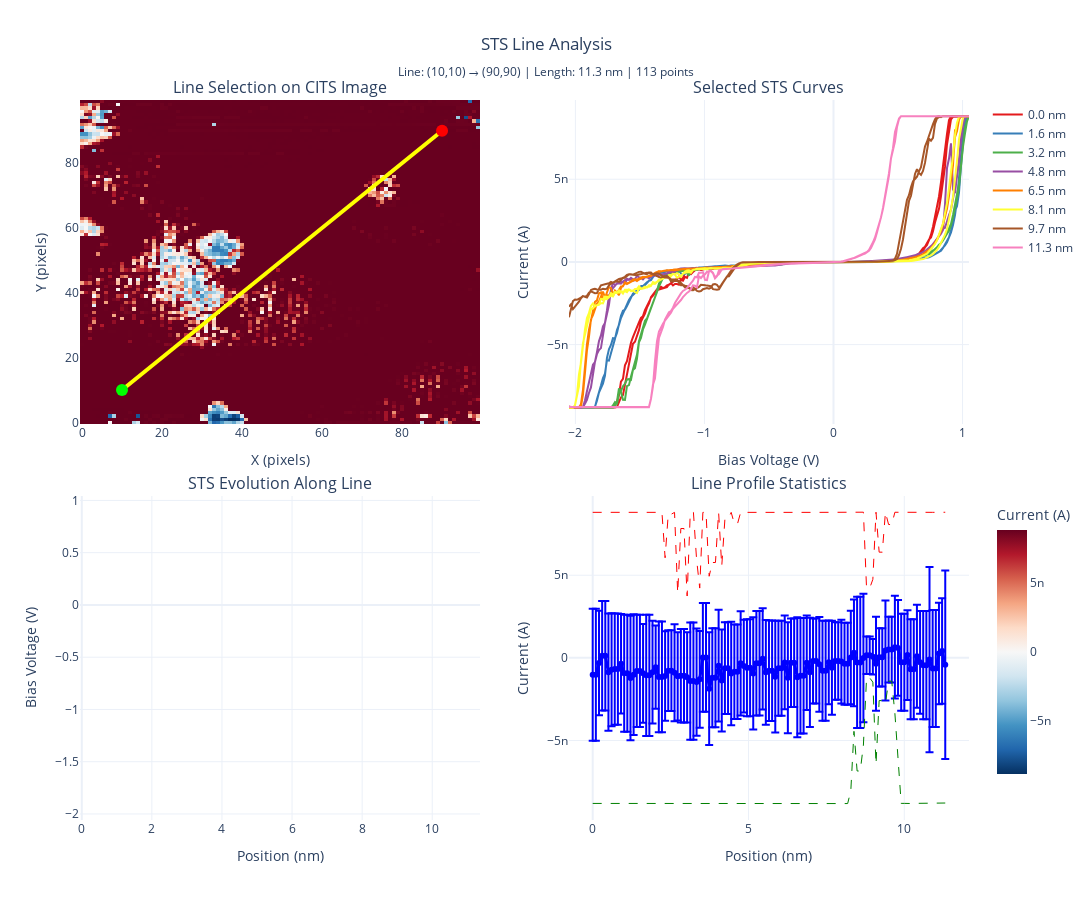

The cell this chart's notebook holds for it:
### Markdown cell above
## Step 5: STS Line Analysis

### Code cell
if display_data is not None:
    def extract_line_sts(data: np.ndarray, x0: int, y0: int, x1: int, y1: int) -> np.ndarray:
        """
        Extract STS curves along a line from (x0,y0) to (x1,y1)
        
        Args:
            data: 3D CITS data (n_bias, y, x)
            x0, y0: Start coordinates
            x1, y1: End coordinates
            
        Returns:
            np.ndarray: STS curves along the line (n_points, n_bias)
        """
        # Calculate line length and points
        length = max(int(np.sqrt((x1-x0)**2 + (y1-y0)**2)), 1)
        
        if length == 1:
            return np.array([data[:, y0, x0]]).T
        
        # Generate line coordinates
        x_coords = np.linspace(x0, x1, length).astype(int)
        y_coords = np.linspace(y0, y1, length).astype(int)
        
        # Ensure coordinates are within bounds
        x_coords = np.clip(x_coords, 0, data.shape[2]-1)
        y_coords = np.clip(y_coords, 0, data.shape[1]-1)
        
        # Extract STS data along the line
        sts_curves = []
        for x, y in zip(x_coords, y_coords):
            sts_curves.append(data[:, y, x])
        
        return np.array(sts_curves).T  # Shape: (n_bias, n_points)
    
    # Define example line (diagonal across the image)
    margin = 10
    x0, y0 = margin, margin
    x1, y1 = display_data.shape[2] - margin, display_data.shape[1] - margin
    
    print(f"Extracting STS line from ({x0}, {y0}) to ({x1}, {y1})")
    
    # Extract STS curves along the line
    line_sts = extract_line_sts(display_data, x0, y0, x1, y1)
    n_bias_points, n_line_points = line_sts.shape
    
    print(f"Extracted {n_line_points} STS curves with {n_bias_points} bias points each")
    
    # Calculate physical parameters
    x_range = float(exp_info.get('XScanRange', 10.0))
    y_range = float(exp_info.get('YScanRange', 10.0))
    x_pixels = display_data.shape[2]
    y_pixels = display_data.shape[1]
    
    nm_per_pixel_x = x_range / x_pixels
    nm_per_pixel_y = y_range / y_pixels
    line_length_nm = np.sqrt((x1-x0)**2 * nm_per_pixel_x**2 + (y1-y0)**2 * nm_per_pixel_y**2)
    
    print(f"Physical line length: {line_length_nm:.2f} nm")
    
    # Create comprehensive visualization
    fig = make_subplots(
        rows=2, cols=2,
        subplot_titles=(
            'Line Selection on CITS Image',
            'Selected STS Curves',
            'STS Evolution Along Line',
            'Line Profile Statistics'
        ),
        specs=[
            [{"type": "heatmap"}, {"type": "scatter"}],
            [{"type": "heatmap"}, {"type": "scatter"}]
        ],
        column_widths=[0.5, 0.5],
        row_heights=[0.5, 0.5],
        horizontal_spacing=0.1,
        vertical_spacing=0.1
    )
    
    # 1. Show line on CITS image (middle bias)
    mid_bias_idx = num_bias // 2
    z_data = display_data[mid_bias_idx, :, :]
    
    fig.add_trace(
        go.Heatmap(
            z=z_data,
            colorscale='RdBu_r',
            showscale=False,
            hovertemplate='X: %{x}<br>Y: %{y}<br>Current: %{z:.2e} A<extra></extra>'
        ),
        row=1, col=1
    )
    
    # Add line overlay
    fig.add_trace(
        go.Scatter(
            x=[x0, x1],
            y=[y0, y1],
            mode='lines+markers',
            line=dict(color='yellow', width=4),
            marker=dict(size=12, color=['lime', 'red']),
            name='Analysis Line',
            showlegend=False
        ),
        row=1, col=1
    )
    
    # 2. Plot selected STS curves
    curve_indices = np.linspace(0, n_line_points-1, min(8, n_line_points), dtype=int)
    colors = px.colors.qualitative.Set1[:len(curve_indices)]
    
    for i, idx in enumerate(curve_indices):
        position_nm = (idx / (n_line_points-1)) * line_length_nm if n_line_points > 1 else 0
        
        fig.add_trace(
            go.Scatter(
                x=bias_voltages,
                y=line_sts[:, idx],
                mode='lines',
                name=f'{position_nm:.1f} nm',
                line=dict(color=colors[i], width=2),
                hovertemplate='Bias: %{x:.3f} V<br>Current: %{y:.2e} A<extra></extra>',
                showlegend=True
            ),
            row=1, col=2
        )
    
    # 3. STS Evolution heatmap
    # Subsample for visualization if too many points
    if n_line_points > 100:
        step = n_line_points // 100
        evolution_data = line_sts[:, ::step]
        position_labels = np.linspace(0, line_length_nm, evolution_data.shape[1])
    else:
        evolution_data = line_sts
        position_labels = np.linspace(0, line_length_nm, n_line_points)
    
    fig.add_trace(
        go.Heatmap(
            z=evolution_data,
            x=position_labels,
            y=bias_voltages,
            colorscale='RdBu_r',
            colorbar=dict(
                title="Current (A)",
                x=1.02,
                len=0.4,
                y=0.25
            ),
            hovertemplate='Position: %{x:.1f} nm<br>Bias: %{y:.3f} V<br>Current: %{z:.2e} A<extra></extra>'
        ),
        row=2, col=1
    )
    
    # 4. Line profile statistics
    mean_current = np.mean(line_sts, axis=0)
    std_current = np.std(line_sts, axis=0)
    max_current = np.max(line_sts, axis=0)
    min_current = np.min(line_sts, axis=0)
    
    position_nm_array = np.linspace(0, line_length_nm, n_line_points)
    
    # Mean with error bars
    fig.add_trace(
        go.Scatter(
            x=position_nm_array,
            y=mean_current,
            error_y=dict(type='data', array=std_current, visible=True),
            mode='lines+markers',
            name='Mean ± Std',
            line=dict(color='blue', width=3),
            showlegend=False
        ),
        row=2, col=2
    )
    
    # Min/Max envelope
    fig.add_trace(
        go.Scatter(
            x=position_nm_array,
            y=max_current,
            mode='lines',
            name='Max',
            line=dict(color='red', width=1, dash='dash'),
            showlegend=False
        ),
        row=2, col=2
    )
    
    fig.add_trace(
        go.Scatter(
            x=position_nm_array,
            y=min_current,
            mode='lines',
            name='Min',
            line=dict(color='green', width=1, dash='dash'),
            showlegend=False
        ),
        row=2, col=2
    )
    
    # Update layout
    fig.update_layout(
        title=dict(
            text=f"STS Line Analysis<br><sub>Line: ({x0},{y0}) → ({x1},{y1}) | Length: {line_length_nm:.1f} nm | {n_line_points} points</sub>",
            x=0.5
        ),
        width=1400,
        height=900,
        template="plotly_white"
    )
    
    # Update axes labels
    fig.update_xaxes(title_text="X (pixels)", row=1, col=1)
    fig.update_yaxes(title_text="Y (pixels)", row=1, col=1)
    fig.update_xaxes(title_text="Bias Voltage (V)", row=1, col=2)
    fig.update_yaxes(title_text="Current (A)", row=1, col=2)
    fig.update_xaxes(title_text="Position (nm)", row=2, col=1)
    fig.update_yaxes(title_text="Bias Voltage (V)", row=2, col=1)
    fig.update_xaxes(title_text="Position (nm)", row=2, col=2)
    fig.update_yaxes(title_text="Current (A)", row=2, col=2)
    
    fig.show()
    
    print(f"\n✓ STS line analysis completed")
    print(f"  Line coordinates: ({x0}, {y0}) → ({x1}, {y1}) pixels")
    print(f"  Physical length: {line_length_nm:.2f} nm")
    print(f"  Number of STS curves: {n_line_points}")
    print(f"  Bias range: {bias_voltages[0]:.3f}V to {bias_voltages[-1]:.3f}V")
    print(f"  Current range: {np.min(line_sts):.2e}A to {np.max(line_sts):.2e}A")
else:
    print("No CITS data available for STS line analysis.")

### Figure 1 — Plotly figure (JSON) as saved in the notebook; plotly's stock layout.template omitted (floating-point values rounded to 4 significant figures; data arrays with more than 128 entries replaced by an {"elided": "..."} marker saying what was removed)
{"data": [{"colorscale": [[0, "rgb(5,48,97)"], [0.1, "rgb(33,102,172)"], [0.2, "rgb(67,147,195)"], [0.3, "rgb(146,197,222)"], [0.4, "rgb(209,229,240)"], [0.5, "rgb(247,247,247)"], [0.6, "rgb(253,219,199)"], [0.7, "rgb(244,165,130)"], [0.8, "rgb(214,96,77)"], [0.9, "rgb(178,24,43)"], [1, "rgb(103,0,31)"]], "hovertemplate": "X: %{x}<br>Y: %{y}<br>Current: %{z:.2e} A<extra></extra>", "showscale": false, "type": "heatmap", "xaxis": "x", "yaxis": "y", "z": {"elided": "100x100 float values"}}, {"line": {"color": "yellow", "width": 4}, "marker": {"color": ["lime", "red"], "size": 12}, "mode": "lines+markers", "name": "Analysis Line", "showlegend": false, "type": "scatter", "x": [10, 90], "xaxis": "x", "y": [10, 90], "yaxis": "y"}, {"hovertemplate": "Bias: %{x:.3f} V<br>Current: %{y:.2e} A<extra></extra>", "line": {"color": "rgb(228,26,28)", "width": 2}, "mode": "lines", "name": "0.0 nm", "showlegend": true, "type": "scatter", "x": {"elided": "401 float values"}, "xaxis": "x2", "y": {"elided": "401 float values"}, "yaxis": "y2"}, {"hovertemplate": "Bias: %{x:.3f} V<br>Current: %{y:.2e} A<extra></extra>", "line": {"color": "rgb(55,126,184)", "width": 2}, "mode": "lines", "name": "1.6 nm", "showlegend": true, "type": "scatter", "x": {"elided": "401 float values"}, "xaxis": "x2", "y": {"elided": "401 float values"}, "yaxis": "y2"}, {"hovertemplate": "Bias: %{x:.3f} V<br>Current: %{y:.2e} A<extra></extra>", "line": {"color": "rgb(77,175,74)", "width": 2}, "mode": "lines", "name": "3.2 nm", "showlegend": true, "type": "scatter", "x": {"elided": "401 float values"}, "xaxis": "x2", "y": {"elided": "401 float values"}, "yaxis": "y2"}, {"hovertemplate": "Bias: %{x:.3f} V<br>Current: %{y:.2e} A<extra></extra>", "line": {"color": "rgb(152,78,163)", "width": 2}, "mode": "lines", "name": "4.8 nm", "showlegend": true, "type": "scatter", "x": {"elided": "401 float values"}, "xaxis": "x2", "y": {"elided": "401 float values"}, "yaxis": "y2"}, {"hovertemplate": "Bias: %{x:.3f} V<br>Current: %{y:.2e} A<extra></extra>", "line": {"color": "rgb(255,127,0)", "width": 2}, "mode": "lines", "name": "6.5 nm", "showlegend": true, "type": "scatter", "x": {"elided": "401 float values"}, "xaxis": "x2", "y": {"elided": "401 float values"}, "yaxis": "y2"}, {"hovertemplate": "Bias: %{x:.3f} V<br>Current: %{y:.2e} A<extra></extra>", "line": {"color": "rgb(255,255,51)", "width": 2}, "mode": "lines", "name": "8.1 nm", "showlegend": true, "type": "scatter", "x": {"elided": "401 float values"}, "xaxis": "x2", "y": {"elided": "401 float values"}, "yaxis": "y2"}, {"hovertemplate": "Bias: %{x:.3f} V<br>Current: %{y:.2e} A<extra></extra>", "line": {"color": "rgb(166,86,40)", "width": 2}, "mode": "lines", "name": "9.7 nm", "showlegend": true, "type": "scatter", "x": {"elided": "401 float values"}, "xaxis": "x2", "y": {"elided": "401 float values"}, "yaxis": "y2"}, {"hovertemplate": "Bias: %{x:.3f} V<br>Current: %{y:.2e} A<extra></extra>", "line": {"color": "rgb(247,129,191)", "width": 2}, "mode": "lines", "name": "11.3 nm", "showlegend": true, "type": "scatter", "x": {"elided": "401 float values"}, "xaxis": "x2", "y": {"elided": "401 float values"}, "yaxis": "y2"}, {"colorbar": {"len": 0.4, "title": {"text": "Current (A)"}, "x": 1.02, "y": 0.25}, "colorscale": [[0, "rgb(5,48,97)"], [0.1, "rgb(33,102,172)"], [0.2, "rgb(67,147,195)"], [0.3, "rgb(146,197,222)"], [0.4, "rgb(209,229,240)"], [0.5, "rgb(247,247,247)"], [0.6, "rgb(253,219,199)"], [0.7, "rgb(244,165,130)"], [0.8, "rgb(214,96,77)"], [0.9, "rgb(178,24,43)"], [1, "rgb(103,0,31)"]], "hovertemplate": "Position: %{x:.1f} nm<br>Bias: %{y:.3f} V<br>Current: %{z:.2e} A<extra></extra>", "type": "heatmap", "x": [0.0, 0.101, 0.202, 0.303, 0.4041, 0.5051, 0.6061, 0.7071, 0.8081, 0.9091, 1.01, 1.111, 1.212, 1.313, 1.414, 1.515, 1.616, 1.717, 1.818, 1.919, 2.02, 2.121, 2.222, 2.323, 2.424, 2.525, 2.626, 2.727, 2.828, 2.929, 3.03, 3.131, 3.232, 3.334, 3.435, 3.536, 3.637, 3.738, 3.839, 3.94, 4.041, 4.142, 4.243, 4.344, 4.445, 4.546, 4.647, 4.748, 4.849, 4.95, 5.051, 5.152, 5.253, 5.354, 5.455, 5.556, 5.657, 5.758, 5.859, 5.96, 6.061, 6.162, 6.263, 6.364, 6.465, 6.566, 6.667, 6.768, 6.869, 6.97, 7.071, 7.172, 7.273, 7.374, 7.475, 7.576, 7.677, 7.778, 7.879, 7.98, 8.081, 8.182, 8.283, 8.384, 8.485, 8.586, 8.687, 8.788, 8.889, 8.99, 9.091, 9.192, 9.293, 9.394, 9.495, 9.596, 9.697, 9.798, 9.899, 10.0, 10.1, 10.2, 10.3, 10.4, 10.51, 10.61, 10.71, 10.81, 10.91, 11.01, 11.11, 11.21, 11.31], "xaxis": "x3", "y": {"elided": "401 float values"}, "yaxis": "y3", "z": {"elided": "401x113 float values"}}, {"error_y": {"array": [4.001e-09, 4.001e-09, 3.164e-09, 3.311e-09, 3.311e-09, 3.548e-09, 3.423e-09, 3.368e-09, 3.368e-09, 3.012e-09, 3.54e-09, 3.54e-09, 3.762e-09, 3.653e-09, 3.392e-09, 3.392e-09, 2.987e-09, 3.67e-09, 3.67e-09, 3.113e-09, 2.52e-09, 3.348e-09, 3.348e-09, 2.703e-09, 2.448e-09, 2.448e-09, 2.937e-09, 2.666e-09, 2.831e-09, 2.831e-09, 2.736e-09, 3.543e-09, 3.543e-09, 3.247e-09, 2.925e-09, 3.288e-09, 3.288e-09, 3.414e-09, 2.993e-09, 2.993e-09, 3.377e-09, 3.086e-09, 2.776e-09, 2.776e-09, 3.135e-09, 2.861e-09, 2.861e-09, 3.154e-09, 2.806e-09, 2.934e-09, 2.934e-09, 3.401e-09, 3.158e-09, 3.158e-09, 3.059e-09, 3.165e-09, 3.042e-09, 3.042e-09, 3.381e-09, 2.872e-09, 2.872e-09, 2.837e-09, 3.356e-09, 2.679e-09, 2.679e-09, 3.628e-09, 3.491e-09, 3.491e-09, 2.863e-09, 3.305e-09, 2.577e-09, 2.577e-09, 2.866e-09, 3.028e-09, 3.028e-09, 2.536e-09, 2.842e-09, 2.341e-09, 2.341e-09, 2.536e-09, 2.481e-09, 2.481e-09, 2.827e-09, 3.231e-09, 3.975e-09, 3.975e-09, 3.891e-09, 1.136e-09, 1.136e-09, 1.073e-09, 2.841e-09, 1.76e-09, 1.76e-09, 3.027e-09, 1.993e-09, 1.993e-09, 3.11e-09, 2.898e-09, 2.937e-09, 2.937e-09, 2.712e-09, 3.026e-09, 3.026e-09, 3.12e-09, 3.111e-09, 3.276e-09, 3.276e-09, 5.607e-09, 3.539e-09, 3.539e-09, 3.075e-09, 3.19e-09, 5.708e-09], "type": "data", "visible": true}, "line": {"color": "blue", "width": 3}, "mode": "lines+markers", "name": "Mean ± Std", "showlegend": false, "type": "scatter", "x": [0.0, 0.101, 0.202, 0.303, 0.4041, 0.5051, 0.6061, 0.7071, 0.8081, 0.9091, 1.01, 1.111, 1.212, 1.313, 1.414, 1.515, 1.616, 1.717, 1.818, 1.919, 2.02, 2.121, 2.222, 2.323, 2.424, 2.525, 2.626, 2.727, 2.828, 2.929, 3.03, 3.131, 3.232, 3.334, 3.435, 3.536, 3.637, 3.738, 3.839, 3.94, 4.041, 4.142, 4.243, 4.344, 4.445, 4.546, 4.647, 4.748, 4.849, 4.95, 5.051, 5.152, 5.253, 5.354, 5.455, 5.556, 5.657, 5.758, 5.859, 5.96, 6.061, 6.162, 6.263, 6.364, 6.465, 6.566, 6.667, 6.768, 6.869, 6.97, 7.071, 7.172, 7.273, 7.374, 7.475, 7.576, 7.677, 7.778, 7.879, 7.98, 8.081, 8.182, 8.283, 8.384, 8.485, 8.586, 8.687, 8.788, 8.889, 8.99, 9.091, 9.192, 9.293, 9.394, 9.495, 9.596, 9.697, 9.798, 9.899, 10.0, 10.1, 10.2, 10.3, 10.4, 10.51, 10.61, 10.71, 10.81, 10.91, 11.01, 11.11, 11.21, 11.31], "xaxis": "x4", "y": [-1.022e-09, -1.022e-09, -3.128e-10, 1.304e-10, 1.304e-10, -8.655e-10, -7.203e-10, -6.758e-10, -6.758e-10, -3.581e-10, -9.378e-10, -9.378e-10, -1.218e-09, -1.018e-09, -7.892e-10, -7.892e-10, -9.345e-10, -1.057e-09, -1.057e-09, -8.67e-10, -5.67e-10, -1.152e-09, -1.152e-09, -1.097e-09, -7.74e-10, -7.74e-10, -8.96e-10, -1.119e-09, -1.079e-09, -1.079e-09, -1.181e-09, -1.405e-09, -1.405e-09, -1.466e-09, -1.298e-09, 2.68e-11, 2.68e-11, -1.866e-09, -1.205e-09, -1.205e-09, -4.722e-10, -1.365e-09, -6.275e-10, -6.275e-10, -9.497e-10, -8.465e-10, -8.465e-10, -3.311e-10, -4.99e-10, -6.014e-10, -6.014e-10, -9.402e-10, -3.234e-10, -3.234e-10, -6.049e-11, -8.774e-10, -7.843e-10, -7.843e-10, -1.141e-09, -6.315e-10, -6.315e-10, -2.803e-10, -1.203e-09, -2.905e-10, -2.905e-10, -1.17e-09, -1.082e-09, -1.082e-09, -2.987e-10, -8.746e-10, -1.892e-10, -1.892e-10, -3.906e-10, -7.836e-10, -7.836e-10, -2.702e-10, -5.974e-10, -1.871e-10, -1.871e-10, -2.279e-10, -3.58e-10, -3.58e-10, 2.228e-11, 3.071e-10, -2.745e-10, -2.745e-10, -5.227e-12, 1.617e-10, 1.617e-10, 6.943e-11, -3.55e-10, 2.97e-11, 2.97e-11, 4.39e-10, 4.999e-10, 4.999e-10, 6.452e-10, 6.009e-10, -2.626e-10, -2.626e-10, 1.679e-10, -6.964e-10, -6.964e-10, 9.867e-11, -2.711e-10, -4.447e-10, -4.447e-10, -1.048e-10, -6.407e-10, -6.407e-10, 2.604e-10, 4.176e-10, -4.146e-10], "yaxis": "y4"}, {"line": {"color": "red", "dash": "dash", "width": 1}, "mode": "lines", "name": "Max", "showlegend": false, "type": "scatter", "x": [0.0, 0.101, 0.202, 0.303, 0.4041, 0.5051, 0.6061, 0.7071, 0.8081, 0.9091, 1.01, 1.111, 1.212, 1.313, 1.414, 1.515, 1.616, 1.717, 1.818, 1.919, 2.02, 2.121, 2.222, 2.323, 2.424, 2.525, 2.626, 2.727, 2.828, 2.929, 3.03, 3.131, 3.232, 3.334, 3.435, 3.536, 3.637, 3.738, 3.839, 3.94, 4.041, 4.142, 4.243, 4.344, 4.445, 4.546, 4.647, 4.748, 4.849, 4.95, 5.051, 5.152, 5.253, 5.354, 5.455, 5.556, 5.657, 5.758, 5.859, 5.96, 6.061, 6.162, 6.263, 6.364, 6.465, 6.566, 6.667, 6.768, 6.869, 6.97, 7.071, 7.172, 7.273, 7.374, 7.475, 7.576, 7.677, 7.778, 7.879, 7.98, 8.081, 8.182, 8.283, 8.384, 8.485, 8.586, 8.687, 8.788, 8.889, 8.99, 9.091, 9.192, 9.293, 9.394, 9.495, 9.596, 9.697, 9.798, 9.899, 10.0, 10.1, 10.2, 10.3, 10.4, 10.51, 10.61, 10.71, 10.81, 10.91, 11.01, 11.11, 11.21, 11.31], "xaxis": "x4", "y": [8.807e-09, 8.807e-09, 8.807e-09, 8.808e-09, 8.808e-09, 8.805e-09, 8.806e-09, 8.808e-09, 8.808e-09, 8.805e-09, 8.806e-09, 8.806e-09, 8.805e-09, 8.806e-09, 8.806e-09, 8.806e-09, 8.804e-09, 8.805e-09, 8.805e-09, 8.805e-09, 8.804e-09, 8.806e-09, 8.806e-09, 6.056e-09, 8.698e-09, 8.698e-09, 8.805e-09, 3.918e-09, 7.828e-09, 7.828e-09, 3.742e-09, 8.802e-09, 8.802e-09, 5.96e-09, 4.222e-09, 8.805e-09, 8.805e-09, 4.938e-09, 5.771e-09, 5.771e-09, 8.806e-09, 5.556e-09, 8.403e-09, 8.403e-09, 8.804e-09, 8.111e-09, 8.111e-09, 8.805e-09, 8.803e-09, 8.804e-09, 8.804e-09, 8.805e-09, 8.804e-09, 8.804e-09, 8.806e-09, 8.804e-09, 8.804e-09, 8.804e-09, 8.804e-09, 8.805e-09, 8.805e-09, 8.804e-09, 8.804e-09, 8.804e-09, 8.804e-09, 8.805e-09, 8.805e-09, 8.805e-09, 8.805e-09, 8.805e-09, 8.805e-09, 8.805e-09, 8.805e-09, 8.805e-09, 8.805e-09, 8.805e-09, 8.805e-09, 8.804e-09, 8.804e-09, 8.804e-09, 8.805e-09, 8.805e-09, 8.806e-09, 8.812e-09, 8.809e-09, 8.809e-09, 8.815e-09, 4.218e-09, 4.218e-09, 4.751e-09, 8.813e-09, 6.396e-09, 6.396e-09, 8.812e-09, 8.069e-09, 8.069e-09, 8.811e-09, 8.81e-09, 8.806e-09, 8.806e-09, 8.806e-09, 8.805e-09, 8.805e-09, 8.81e-09, 8.807e-09, 8.808e-09, 8.808e-09, 8.809e-09, 8.806e-09, 8.806e-09, 8.809e-09, 8.807e-09, 8.811e-09], "yaxis": "y4"}, {"line": {"color": "green", "dash": "dash", "width": 1}, "mode": "lines", "name": "Min", "showlegend": false, "type": "scatter", "x": [0.0, 0.101, 0.202, 0.303, 0.4041, 0.5051, 0.6061, 0.7071, 0.8081, 0.9091, 1.01, 1.111, 1.212, 1.313, 1.414, 1.515, 1.616, 1.717, 1.818, 1.919, 2.02, 2.121, 2.222, 2.323, 2.424, 2.525, 2.626, 2.727, 2.828, 2.929, 3.03, 3.131, 3.232, 3.334, 3.435, 3.536, 3.637, 3.738, 3.839, 3.94, 4.041, 4.142, 4.243, 4.344, 4.445, 4.546, 4.647, 4.748, 4.849, 4.95, 5.051, 5.152, 5.253, 5.354, 5.455, 5.556, 5.657, 5.758, 5.859, 5.96, 6.061, 6.162, 6.263, 6.364, 6.465, 6.566, 6.667, 6.768, 6.869, 6.97, 7.071, 7.172, 7.273, 7.374, 7.475, 7.576, 7.677, 7.778, 7.879, 7.98, 8.081, 8.182, 8.283, 8.384, 8.485, 8.586, 8.687, 8.788, 8.889, 8.99, 9.091, 9.192, 9.293, 9.394, 9.495, 9.596, 9.697, 9.798, 9.899, 10.0, 10.1, 10.2, 10.3, 10.4, 10.51, 10.61, 10.71, 10.81, 10.91, 11.01, 11.11, 11.21, 11.31], "xaxis": "x4", "y": [-8.81e-09, -8.81e-09, -8.803e-09, -8.806e-09, -8.806e-09, -8.814e-09, -8.806e-09, -8.802e-09, -8.802e-09, -8.806e-09, -8.815e-09, -8.815e-09, -8.81e-09, -8.818e-09, -8.809e-09, -8.809e-09, -8.806e-09, -8.817e-09, -8.817e-09, -8.802e-09, -8.815e-09, -8.815e-09, -8.815e-09, -8.813e-09, -8.816e-09, -8.816e-09, -8.803e-09, -8.813e-09, -8.811e-09, -8.811e-09, -8.82e-09, -8.815e-09, -8.815e-09, -8.815e-09, -8.82e-09, -8.817e-09, -8.817e-09, -8.816e-09, -8.828e-09, -8.828e-09, -8.825e-09, -8.832e-09, -8.826e-09, -8.826e-09, -8.82e-09, -8.819e-09, -8.819e-09, -8.82e-09, -8.821e-09, -8.822e-09, -8.822e-09, -8.814e-09, -8.824e-09, -8.824e-09, -8.826e-09, -8.822e-09, -8.825e-09, -8.825e-09, -8.816e-09, -8.817e-09, -8.817e-09, -8.816e-09, -8.821e-09, -8.816e-09, -8.816e-09, -8.817e-09, -8.813e-09, -8.813e-09, -8.816e-09, -8.816e-09, -8.812e-09, -8.812e-09, -8.81e-09, -8.814e-09, -8.814e-09, -8.813e-09, -8.814e-09, -8.813e-09, -8.813e-09, -8.814e-09, -8.818e-09, -8.818e-09, -8.04e-09, -4.447e-09, -6.847e-09, -6.847e-09, -5.274e-09, -1.207e-09, -1.207e-09, -1.471e-09, -6.439e-09, -2.585e-09, -2.585e-09, -2.763e-09, -1.406e-09, -1.406e-09, -3.351e-09, -6.346e-09, -8.807e-09, -8.807e-09, -8.819e-09, -8.816e-09, -8.816e-09, -8.804e-09, -8.807e-09, -8.81e-09, -8.81e-09, -8.792e-09, -8.805e-09, -8.805e-09, -8.809e-09, -8.803e-09, -8.786e-09], "yaxis": "y4"}], "layout": {"annotations": [{"font": {"size": 16}, "showarrow": false, "text": "Line Selection on CITS Image", "x": 0.225, "xanchor": "center", "xref": "paper", "y": 1, "yanchor": "bottom", "yref": "paper"}, {"font": {"size": 16}, "showarrow": false, "text": "Selected STS Curves", "x": 0.775, "xanchor": "center", "xref": "paper", "y": 1, "yanchor": "bottom", "yref": "paper"}, {"font": {"size": 16}, "showarrow": false, "text": "STS Evolution Along Line", "x": 0.225, "xanchor": "center", "xref": "paper", "y": 0.45, "yanchor": "bottom", "yref": "paper"}, {"font": {"size": 16}, "showarrow": false, "text": "Line Profile Statistics", "x": 0.775, "xanchor": "center", "xref": "paper", "y": 0.45, "yanchor": "bottom", "yref": "paper"}], "height": 900, "title": {"text": "STS Line Analysis<br><sub>Line: (10,10) → (90,90) | Length: 11.3 nm | 113 points</sub>", "x": 0.5}, "width": 1400, "xaxis": {"anchor": "y", "domain": [0, 0.45], "title": {"text": "X (pixels)"}}, "xaxis2": {"anchor": "y2", "domain": [0.55, 1], "title": {"text": "Bias Voltage (V)"}}, "xaxis3": {"anchor": "y3", "domain": [0, 0.45], "title": {"text": "Position (nm)"}}, "xaxis4": {"anchor": "y4", "domain": [0.55, 1], "title": {"text": "Position (nm)"}}, "yaxis": {"anchor": "x", "domain": [0.55, 1], "title": {"text": "Y (pixels)"}}, "yaxis2": {"anchor": "x2", "domain": [0.55, 1], "title": {"text": "Current (A)"}}, "yaxis3": {"anchor": "x3", "domain": [0, 0.45], "title": {"text": "Bias Voltage (V)"}}, "yaxis4": {"anchor": "x4", "domain": [0, 0.45], "title": {"text": "Current (A)"}}}}
